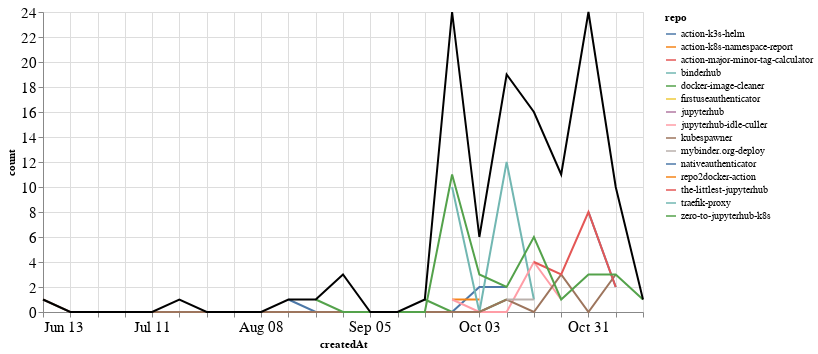

This figure's notebook cell:
### Markdown cell above
### PRs

### Code cell
prs_time = prs.groupby('repo').resample('W', on='createdAt').count()['author'].reset_index()
prs_time = prs_time.rename(columns={'author': 'count'})
prs_time_total = prs_time.groupby('createdAt').agg({"count": "sum"}).reset_index()

ch1 = alt.Chart(prs_time, width=600).mark_line().encode(
    x='createdAt',
    y='count',
    color='repo',
    tooltip="repo"
)

ch2 = alt.Chart(prs_time_total, width=600).mark_line(color="black").encode(
    x='createdAt',
    y='count',
)

ch1 + ch2

### Figure 1 — Vega-Lite specification as saved in the notebook (floating-point values rounded to 4 significant figures)
{"config": {"axisLeft": {"labelFontSize": 15}, "axisBottom": {"labelFontSize": 15}}, "layer": [{"data": {"name": "data-c9a1bd395976836cdc250a74cf26668b"}, "mark": "line", "encoding": {"color": {"type": "nominal", "field": "repo"}, "tooltip": {"type": "nominal", "field": "repo"}, "x": {"type": "temporal", "field": "createdAt"}, "y": {"type": "quantitative", "field": "count"}}, "width": 600}, {"data": {"name": "data-8bac42a16c3c12aecd31554bf9a7b986"}, "mark": {"type": "line", "color": "black"}, "encoding": {"x": {"type": "temporal", "field": "createdAt"}, "y": {"type": "quantitative", "field": "count"}}, "width": 600}], "$schema": "https://vega.github.io/schema/vega-lite/v4.8.1.json", "datasets": {"data-c9a1bd395976836cdc250a74cf26668b": [{"repo": "action-k3s-helm", "createdAt": "2021-08-15T00:00:00", "count": 1}, {"repo": "action-k3s-helm", "createdAt": "2021-08-22T00:00:00", "count": 0}, {"repo": "action-k3s-helm", "createdAt": "2021-08-29T00:00:00", "count": 0}, {"repo": "action-k3s-helm", "createdAt": "2021-09-05T00:00:00", "count": 0}, {"repo": "action-k3s-helm", "createdAt": "2021-09-12T00:00:00", "count": 0}, {"repo": "action-k3s-helm", "createdAt": "2021-09-19T00:00:00", "count": 0}, {"repo": "action-k3s-helm", "createdAt": "2021-09-26T00:00:00", "count": 0}, {"repo": "action-k3s-helm", "createdAt": "2021-10-03T00:00:00", "count": 2}, {"repo": "action-k3s-helm", "createdAt": "2021-10-10T00:00:00", "count": 2}, {"repo": "action-k8s-namespace-report", "createdAt": "2021-09-26T00:00:00", "count": 1}, {"repo": "action-k8s-namespace-report", "createdAt": "2021-10-03T00:00:00", "count": 1}, {"repo": "action-major-minor-tag-calculator", "createdAt": "2021-09-26T00:00:00", "count": 1}, {"repo": "binderhub", "createdAt": "2021-09-26T00:00:00", "count": 10}, {"repo": "binderhub", "createdAt": "2021-10-03T00:00:00", "count": 0}, {"repo": "binderhub", "createdAt": "2021-10-10T00:00:00", "count": 12}, {"repo": "binderhub", "createdAt": "2021-10-17T00:00:00", "count": 1}, {"repo": "docker-image-cleaner", "createdAt": "2021-09-19T00:00:00", "count": 1}, {"repo": "docker-image-cleaner", "createdAt": "2021-09-26T00:00:00", "count": 0}, {"repo": "docker-image-cleaner", "createdAt": "2021-10-03T00:00:00", "count": 0}, {"repo": "docker-image-cleaner", "createdAt": "2021-10-10T00:00:00", "count": 1}, {"repo": "firstuseauthenticator", "createdAt": "2021-10-31T00:00:00", "count": 5}, {"repo": "jupyterhub", "createdAt": "2021-08-29T00:00:00", "count": 3}, {"repo": "jupyterhub-idle-culler", "createdAt": "2021-09-26T00:00:00", "count": 1}, {"repo": "jupyterhub-idle-culler", "createdAt": "2021-10-03T00:00:00", "count": 0}, {"repo": "jupyterhub-idle-culler", "createdAt": "2021-10-10T00:00:00", "count": 0}, {"repo": "jupyterhub-idle-culler", "createdAt": "2021-10-17T00:00:00", "count": 4}, {"repo": "jupyterhub-idle-culler", "createdAt": "2021-10-24T00:00:00", "count": 1}, {"repo": "kubespawner", "createdAt": "2021-06-13T00:00:00", "count": 1}, {"repo": "kubespawner", "createdAt": "2021-06-20T00:00:00", "count": 0}, {"repo": "kubespawner", "createdAt": "2021-06-27T00:00:00", "count": 0}, {"repo": "kubespawner", "createdAt": "2021-07-04T00:00:00", "count": 0}, {"repo": "kubespawner", "createdAt": "2021-07-11T00:00:00", "count": 0}, {"repo": "kubespawner", "createdAt": "2021-07-18T00:00:00", "count": 0}, {"repo": "kubespawner", "createdAt": "2021-07-25T00:00:00", "count": 0}, {"repo": "kubespawner", "createdAt": "2021-08-01T00:00:00", "count": 0}, {"repo": "kubespawner", "createdAt": "2021-08-08T00:00:00", "count": 0}, {"repo": "kubespawner", "createdAt": "2021-08-15T00:00:00", "count": 0}, {"repo": "kubespawner", "createdAt": "2021-08-22T00:00:00", "count": 0}, {"repo": "kubespawner", "createdAt": "2021-08-29T00:00:00", "count": 0}, {"repo": "kubespawner", "createdAt": "2021-09-05T00:00:00", "count": 0}, {"repo": "kubespawner", "createdAt": "2021-09-12T00:00:00", "count": 0}, {"repo": "kubespawner", "createdAt": "2021-09-19T00:00:00", "count": 0}, {"repo": "kubespawner", "createdAt": "2021-09-26T00:00:00", "count": 0}, {"repo": "kubespawner", "createdAt": "2021-10-03T00:00:00", "count": 0}, {"repo": "kubespawner", "createdAt": "2021-10-10T00:00:00", "count": 1}, {"repo": "kubespawner", "createdAt": "2021-10-17T00:00:00", "count": 0}, {"repo": "kubespawner", "createdAt": "2021-10-24T00:00:00", "count": 3}, {"repo": "kubespawner", "createdAt": "2021-10-31T00:00:00", "count": 0}, {"repo": "kubespawner", "createdAt": "2021-11-07T00:00:00", "count": 3}, {"repo": "mybinder.org-deploy", "createdAt": "2021-10-10T00:00:00", "count": 1}, {"repo": "mybinder.org-deploy", "createdAt": "2021-10-17T00:00:00", "count": 1}, {"repo": "nativeauthenticator", "createdAt": "2021-10-31T00:00:00", "count": 8}, {"repo": "nativeauthenticator", "createdAt": "2021-11-07T00:00:00", "count": 2}, {"repo": "repo2docker-action", "createdAt": "2021-07-18T00:00:00", "count": 1}, {"repo": "the-littlest-jupyterhub", "createdAt": "2021-10-17T00:00:00", "count": 4}, {"repo": "the-littlest-jupyterhub", "createdAt": "2021-10-24T00:00:00", "count": 3}, {"repo": "the-littlest-jupyterhub", "createdAt": "2021-10-31T00:00:00", "count": 8}, {"repo": "the-littlest-jupyterhub", "createdAt": "2021-11-07T00:00:00", "count": 2}, {"repo": "traefik-proxy", "createdAt": "2021-10-24T00:00:00", "count": 3}, {"repo": "zero-to-jupyterhub-k8s", "createdAt": "2021-08-22T00:00:00", "count": 1}, {"repo": "zero-to-jupyterhub-k8s", "createdAt": "2021-08-29T00:00:00", "count": 0}, {"repo": "zero-to-jupyterhub-k8s", "createdAt": "2021-09-05T00:00:00", "count": 0}, {"repo": "zero-to-jupyterhub-k8s", "createdAt": "2021-09-12T00:00:00", "count": 0}, {"repo": "zero-to-jupyterhub-k8s", "createdAt": "2021-09-19T00:00:00", "count": 0}, {"repo": "zero-to-jupyterhub-k8s", "createdAt": "2021-09-26T00:00:00", "count": 11}, {"repo": "zero-to-jupyterhub-k8s", "createdAt": "2021-10-03T00:00:00", "count": 3}, {"repo": "zero-to-jupyterhub-k8s", "createdAt": "2021-10-10T00:00:00", "count": 2}, {"repo": "zero-to-jupyterhub-k8s", "createdAt": "2021-10-17T00:00:00", "count": 6}, {"repo": "zero-to-jupyterhub-k8s", "createdAt": "2021-10-24T00:00:00", "count": 1}, {"repo": "zero-to-jupyterhub-k8s", "createdAt": "2021-10-31T00:00:00", "count": 3}, {"repo": "zero-to-jupyterhub-k8s", "createdAt": "2021-11-07T00:00:00", "count": 3}, {"repo": "zero-to-jupyterhub-k8s", "createdAt": "2021-11-14T00:00:00", "count": 1}], "data-8bac42a16c3c12aecd31554bf9a7b986": [{"createdAt": "2021-06-13T00:00:00", "count": 1}, {"createdAt": "2021-06-20T00:00:00", "count": 0}, {"createdAt": "2021-06-27T00:00:00", "count": 0}, {"createdAt": "2021-07-04T00:00:00", "count": 0}, {"createdAt": "2021-07-11T00:00:00", "count": 0}, {"createdAt": "2021-07-18T00:00:00", "count": 1}, {"createdAt": "2021-07-25T00:00:00", "count": 0}, {"createdAt": "2021-08-01T00:00:00", "count": 0}, {"createdAt": "2021-08-08T00:00:00", "count": 0}, {"createdAt": "2021-08-15T00:00:00", "count": 1}, {"createdAt": "2021-08-22T00:00:00", "count": 1}, {"createdAt": "2021-08-29T00:00:00", "count": 3}, {"createdAt": "2021-09-05T00:00:00", "count": 0}, {"createdAt": "2021-09-12T00:00:00", "count": 0}, {"createdAt": "2021-09-19T00:00:00", "count": 1}, {"createdAt": "2021-09-26T00:00:00", "count": 24}, {"createdAt": "2021-10-03T00:00:00", "count": 6}, {"createdAt": "2021-10-10T00:00:00", "count": 19}, {"createdAt": "2021-10-17T00:00:00", "count": 16}, {"createdAt": "2021-10-24T00:00:00", "count": 11}, {"createdAt": "2021-10-31T00:00:00", "count": 24}, {"createdAt": "2021-11-07T00:00:00", "count": 10}, {"createdAt": "2021-11-14T00:00:00", "count": 1}]}}
